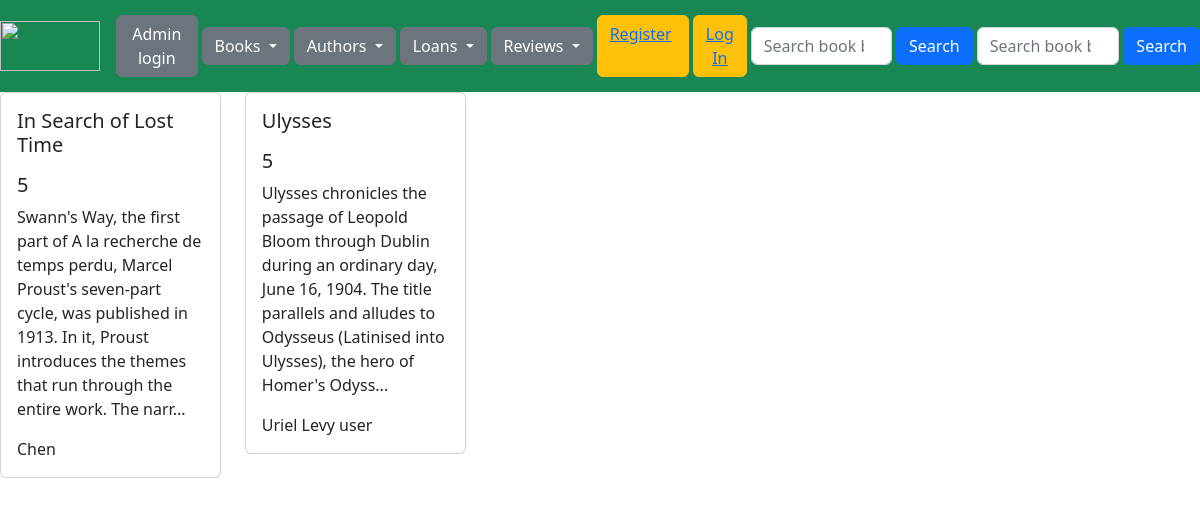
Page /reviews on the earlier database version.
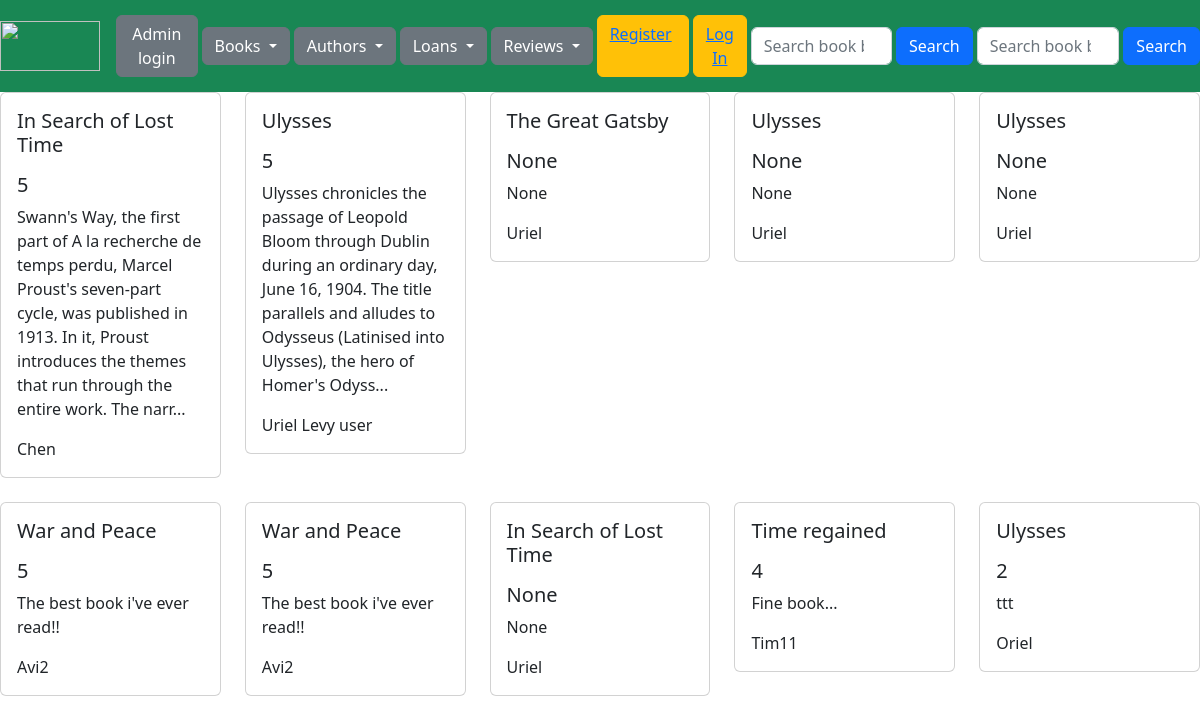
Same page on the later database version.
### books/models.py (models this page shows, shortened)
class Reviews(models.Model):
    stars=models.IntegerField(null=True, blank=True)
    text=models.CharField(max_length=500, null=True, blank=True)
    custID=models.ForeignKey(User, on_delete=models.CASCADE,)
    bookID=models.ForeignKey(Book, on_delete=models.CASCADE,)

class Book(models.Model):
    class BookType(models.IntegerChoices):
        ten_days = 1, "Ten Days Loan"
        five_days = 2, "Five Days Loan"
        two_days = 3, "Two Days Loan"
    name=models.CharField(max_length=50, null=False)
    author=models.CharField(max_length=50, null=False)
    year_published = models.DateField()
    type = models.SmallIntegerField(null=False, default = BookType.two_days, choices=BookType.choices)
    created_time=models.DateTimeField(auto_now_add=True)
    image = models.ImageField(null=True, blank=True, default='/placeholder.png')
    def __str__(self):
        return self.name

### books/views.py (the view)
# urls.py: path('reviews', views.reviews_list, name="reviews"),
def reviews_list(request):
    all_reviews = Reviews.objects.all()
    context = {
        'reviews_list': all_reviews,
    }
    return render(request,'books/reviews.html', context=context)

### books/templates/books/reviews.html (shortened to what this page needs)
{% extends "main.html" %}
{% load static %}
{% block content %}
<div class="row row-cols-1 row-cols-md-5 g-4">
        {% for review in reviews_list %}
        <div class="col">
          <div class="card">
            <div class="card-body">
              <h5 class="card-text"> {{ review.bookID }}</p>
              <h5 class="card-title">{{ review.stars }}</h5>
              <p class="card-text"> {{ review.text }}</p>
              <p class="card-text"> {{ review.custID }}</p>
            </div>
          </div>
        </div>
        {% endfor %}
    </div>
{% endblock%}

Differences in the rows shown:
added Reviews: bookID "The Great Gatsby", stars "None", text "None", custID "Uriel"
added Reviews: bookID "Ulysses", stars "None", text "None", custID "Uriel"
added Reviews: bookID "Ulysses", stars "None", text "None", custID "Uriel"
added Reviews: bookID "War and Peace", stars "5", text "The best book i've ever read!!", custID "Avi2"
added Reviews: bookID "War and Peace", stars "5", text "The best book i've ever read!!", custID "Avi2"
added Reviews: bookID "In Search of Lost Time", stars "None", text "None", custID "Uriel"
added Reviews: bookID "Time regained", stars "4", text "Fine book...", custID "Tim11"
added Reviews: bookID "Ulysses", stars "2", text "ttt", custID "Oriel"
